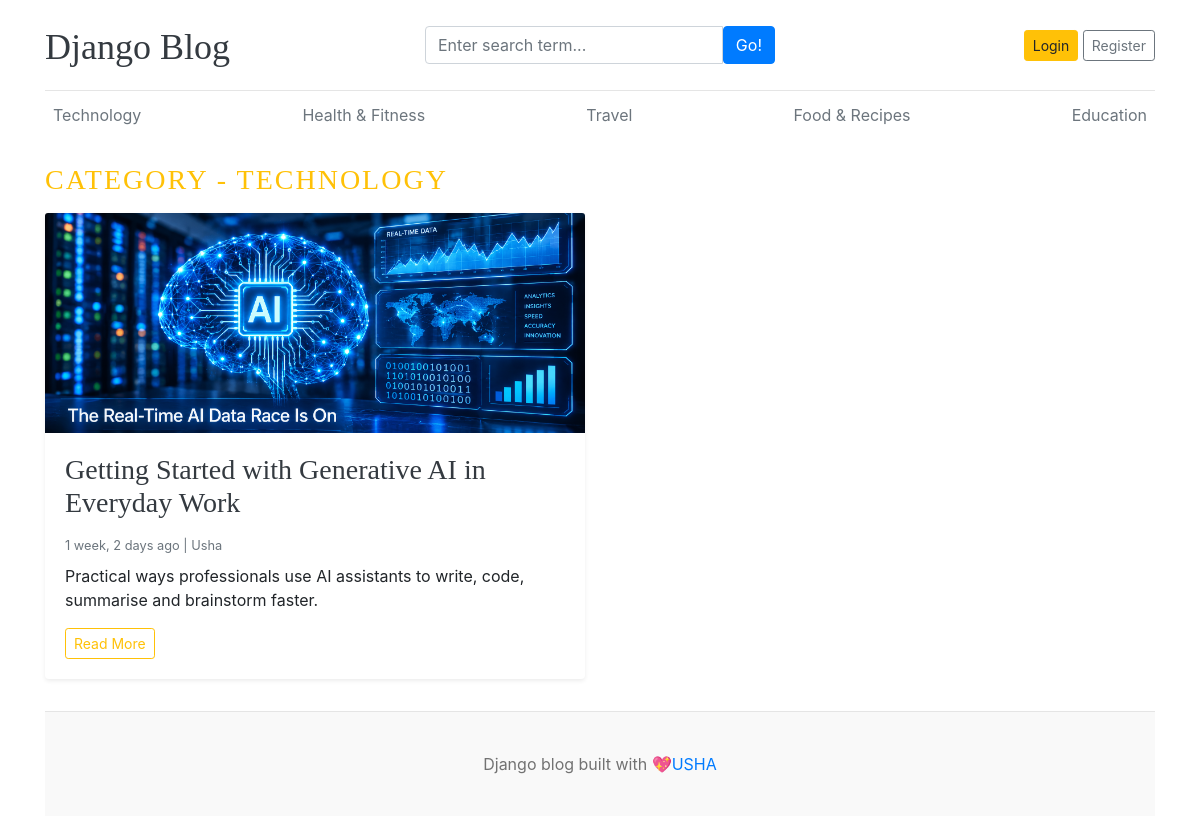
/category/9/, run on the app's committed database.
### blogs/models.py (models this page shows, shortened)
class Category (models.Model):
    category_name=models.CharField(max_length=50,unique=True)
    created_at=models.DateTimeField(auto_now_add=True)
    updated_at=models.DateTimeField(auto_now=True)
    class Meta:
        verbose_name_plural='categories'
    def __str__(self):
        return self.category_name

class Blog(models.Model):
     title = models.CharField(max_length=100)
     slug =models.SlugField(max_length=150,unique=True,blank=True)
     category = models.ForeignKey(Category,on_delete=models.CASCADE)
     author = models.ForeignKey(User,on_delete=models.CASCADE)
     featured_image = models.ImageField(upload_to='uploads/%Y/%m/%d')
     short_description = models.TextField(max_length=500)
     blog_body = models.TextField(max_length=2000)
     status = models.CharField(max_length=20,choices=STATUS_CHOICES,default="Draft")
     is_featured = models.BooleanField(default=False)
     created_at = models.DateTimeField(auto_now_add=True)
     updated_at = models.DateTimeField(auto_now=True)

### blogs/views.py (the view)
# urls.py: path('<int:category_id>/',views.posts_by_category,name='posts_by_category')
def posts_by_category(request,category_id):
    posts =  Blog.objects.filter(status='Published',category=category_id)
    try:
        category = Category.objects.get(pk=category_id)
    except:
        return redirect('home')
    context = {
        'posts' : posts,
        'category' : category
    }
    return render(request,'posts_by_category.html',context)

### blogs/context_processors.py (called while the page is built)
def get_categories(request):
    categories = Category.objects.all()
    return dict(categories=categories)

def get_social_links(request):
    social_links = SocialLink.objects.all()
    return dict(social_links = social_links)

### templates/posts_by_category.html (shortened to what this page needs)
{% extends "base.html" %}
{% block content %}
<h3 class="text-uppercase text-warning mt-4 mb-3"
    style="letter-spacing: 2px;">
    Category - {{ category }}
</h3>
<div class="row mb-2">
    {% if posts %}
        {% for post in posts %}
            <div class="col-md-6 mb-4">
                <div class="card border-0 shadow-sm h-100">
                    {% if post.featured_image %}
                        <a href="{% url 'blogs' post.slug %}">
                            <img src="{{ post.featured_image.url }}"
                                 class="card-img-top"
                                 alt="{{ post.title }}"
                                 style="height: 220px; object-fit: cover;">
                        </a>
                    {% endif %}
                    <div class="card-body">
                        <h3 class="card-title">
                            <a href="{% url 'blogs' post.slug %}"
                               class="text-dark text-decoration-none">
                                {{ post.title }}
                            </a>
                        </h3>
                        <small class="mb-1 text-muted">
                            {{ post.created_at|timesince }} ago |
                            {{ post.author }}
                        </small>
                        <p class="card-text mt-2">
                            {{ post.short_description|truncatewords:25 }}
                        </p>
                        <a href="{% url 'blogs' post.slug %}"
                           class="btn btn-outline-warning btn-sm">
                            Read More
                        </a>
                    </div>
                </div>
            </div>
        {% endfor %}
    {% else %}
        <div class="col-12">
            <p class="text-muted">No posts found in this category.</p>
        </div>
    {% endif %}
</div>
{% endblock %}

### templates/base.html (shortened to what this page needs)
{% load static %}
<!DOCTYPE html>
<html lang="en">
<head>
  <link href="https://stackpath.bootstrapcdn.com/bootstrap/4.5.2/css/bootstrap.min.css" rel="stylesheet">
  <link href="{% static 'css/blog.css' %}" rel="stylesheet">
  <link rel="stylesheet" href="https://cdnjs.cloudflare.com/ajax/libs/font-awesome/4.7.0/css/font-awesome.min.css">
</head>
<body>
  <div class="container">
    <header class="blog-header py-3">
      <div class="row flex-nowrap justify-content-between align-items-center">
        <div class="col-4 pt-1">
          <a class="blog-header-logo text-dark" href="/">Django Blog</a>
        </div>
        <div class="col-4">
          <form action="{% url 'search' %}" method="GET">
            <div class="input-group">
              <input class="form-control" type="text" name="keyword"value='{{ keyword }}' placeholder="Enter search term..."
                aria-label="Enter search">
                <button type="submit" class="btn btn-primary" id="button-search" type="button">Go!</button>
            </div>
          </form>
        </div>
        <div class="col-4 d-flex justify-content-end align-items-center">
          {% if not user.is_authenticated %}
          <a class="btn btn-sm btn-warning" href="{% url 'login' %}">Login</a>&nbsp;
          <a class="btn btn-sm btn-outline-secondary" href="{% url 'register' %}">Register</a>
          {% else %}
          <span><a href="{% url 'dashboard' %}">Dashboard</a></span>
          &emsp;
          <span><a href="{% url 'logout' %}">Logout</a> </span>
          {% endif %}
        </div>
      </div>
    </header>
    <div class="nav-scroller py-1 mb-2">
      <nav class="nav d-flex justify-content-between">
        {% for cat in categories %}
        <a class="p-2 text-muted" href="{% url 'posts_by_category' cat.id %}">{{ cat }}</a>
        {% endfor %}
      </nav>
    </div>
    {% block content %}
    {% endblock %}
    <footer class="blog-footer">
      <p>Django blog built with 💖<a href="#">USHA</a></p>
    </footer>
  </div>
</body>

### static/css/blog.css (style rules this page uses)
.blog-header { border-bottom: 1px solid #e5e5e5; }
.blog-header-logo { font-family: "Playfair Display", Georgia, "Times New Roman", serif; font-size: 2.25rem; }
h1, h2, h3, h4, h5, h6 { font-family: "Playfair Display", Georgia, "Times New Roman", serif; }
.blog-footer { padding: 2.5rem 0; color: #727272; text-align: center; background-color: #f9f9f9; border-top: .05rem solid #e5e5e5; }
.blog-footer p:last-child { margin-bottom: 0; }

### data on the page
Category: category_name "Technology", category_name "TECHNOLOGY"
Category: category_name "Health & Fitness"
Category: category_name "Travel"
Category: category_name "Food & Recipes"
Category: category_name "Education"
Blog: featured_image (picture), title "Getting Started with Generative AI in Everyday Work", created_at "1 week, 2 days", author "Usha", short_description "Practical ways professionals use AI assistants to write, code, summarise and brainstorm faster."
